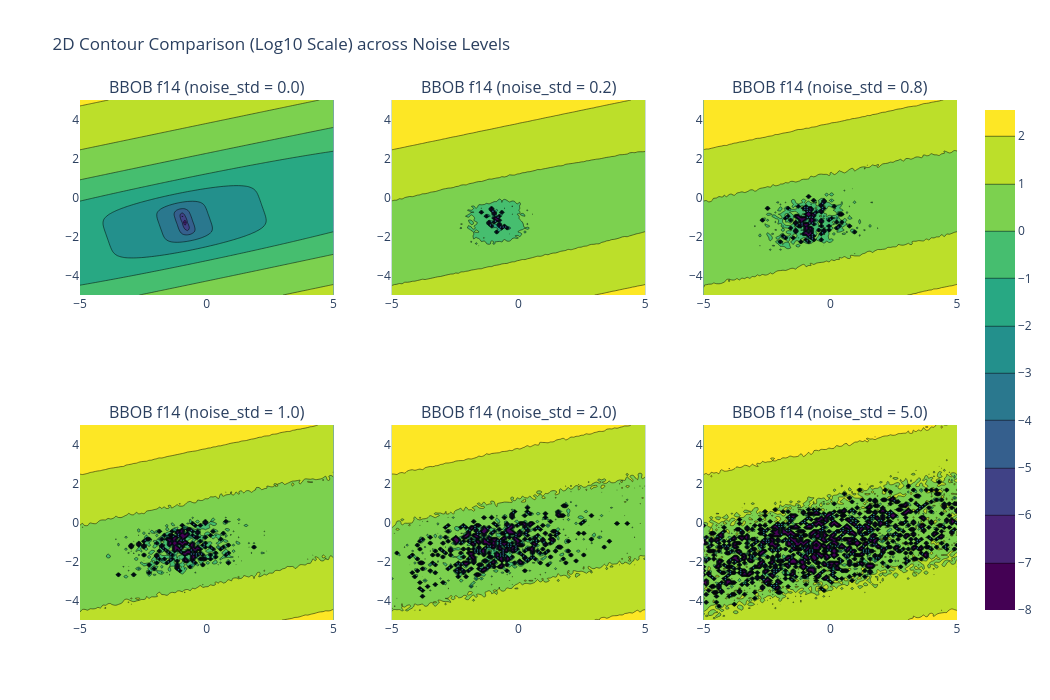

The cell this chart's notebook holds for it:
### Code cell
lb, ub = problem.lower_bound, problem.upper_bound
x_range = np.linspace(lb, ub, 100)
y_range = np.linspace(lb, ub, 100)
X, Y = np.meshgrid(x_range, y_range)

landscapes = {}
for std in noise_levels:
    Z = np.zeros_like(X)
    for i in range(X.shape[0]):
        for j in range(X.shape[1]):
            pt = np.array([X[i, j], Y[i, j]])
            if std == 0.0:
                Z[i, j] = problem(pt)
            else:
                res = problem(pt, noise_std=std)
                Z[i, j] = res[std]
    landscapes[std] = Z

contour_stds = [0.0, 0.2, 0.8, 1.0, 2.0, 5.0]
fig_contour = make_subplots(
    rows=2, cols=3,
    subplot_titles=[f'BBOB f{problem_id} (noise_std = {std})' for std in contour_stds]
)

coords = [(1, 1), (1, 2), (1, 3), (2, 1), (2, 2), (2, 3)]
for std, (r, c) in zip(contour_stds, coords):
    fig_contour.add_trace(
        go.Contour(x=x_range, y=y_range, z=np.log10(np.maximum(landscapes[std] - problem.true_optimum, 1e-8)), colorscale='Viridis', showscale=(r==1 and c==3)),
        row=r, col=c
    )

fig_contour.update_layout(title_text="2D Contour Comparison (Log10 Scale) across Noise Levels", height=700, width=1050)
fig_contour.show()
